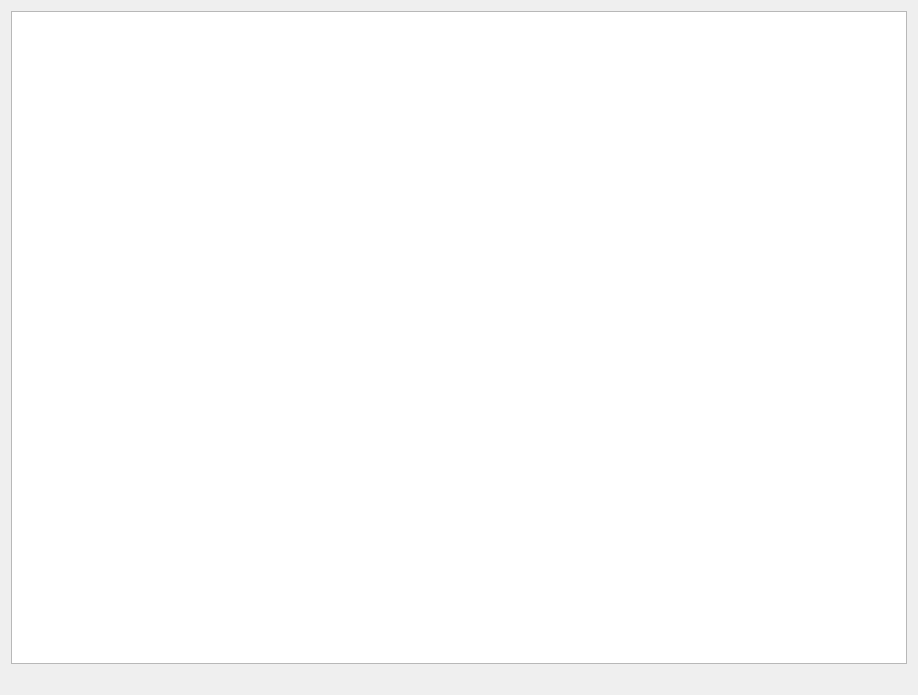
<?xml version="1.0" encoding="UTF-8"?>
<ui version="4.0">
 <class>CustomUi</class>
 <widget class="QDialog" name="CustomUi">
  <property name="geometry">
   <rect>
    <x>0</x>
    <y>0</y>
    <width>918</width>
    <height>695</height>
   </rect>
  </property>
  <property name="windowTitle">
   <string>jj</string>
  </property>
  <property name="statusTip">
   <string>laugh at myself</string>
  </property>
  <layout class="QVBoxLayout" name="verticalLayout">
   <item>
    <widget class="QTextEdit" name="textEdit">
     <property name="readOnly">
      <bool>true</bool>
     </property>
     <property name="html">
      <string>&lt;!DOCTYPE HTML PUBLIC &quot;-//W3C//DTD HTML 4.0//EN&quot; &quot;http://www.w3.org/TR/REC-html40/strict.dtd&quot;&gt;
&lt;html&gt;&lt;head&gt;&lt;meta name=&quot;qrichtext&quot; content=&quot;1&quot; /&gt;&lt;style type=&quot;text/css&quot;&gt;
p, li { white-space: pre-wrap; }
&lt;/style&gt;&lt;/head&gt;&lt;body style=&quot; font-family:'SimSun'; font-size:9pt; font-weight:400; font-style:normal;&quot;&gt;
&lt;p align=&quot;justify&quot; style=&quot; margin-top:0px; margin-bottom:0px; margin-left:0px; margin-right:0px; -qt-block-indent:0; text-indent:0px;&quot;&gt;&lt;span style=&quot; font-size:20pt; color:#ffffff;&quot;&gt;来日方长，长不过白发苍苍。原谅我不是飞蛾，没有扑火的勇气。&lt;/span&gt;&lt;/p&gt;
&lt;p align=&quot;justify&quot; style=&quot; margin-top:0px; margin-bottom:0px; margin-left:0px; margin-right:0px; -qt-block-indent:0; text-indent:0px;&quot;&gt;&lt;span style=&quot; font-size:20pt; color:#ffffff;&quot;&gt;2018.02&lt;/span&gt;&lt;/p&gt;&lt;/body&gt;&lt;/html&gt;</string>
     </property>
    </widget>
   </item>
   <item>
    <widget class="QLabel" name="label">
     <property name="maximumSize">
      <size>
       <width>900</width>
       <height>600</height>
      </size>
     </property>
     <property name="text">
      <string/>
     </property>
     <property name="pixmap">
      <pixmap resource="rc.qrc">:/img/whut4.jpg</pixmap>
     </property>
     <property name="scaledContents">
      <bool>true</bool>
     </property>
    </widget>
   </item>
  </layout>
 </widget>
 <resources>
  <include location="rc.qrc"/>
 </resources>
 <connections/>
</ui>
